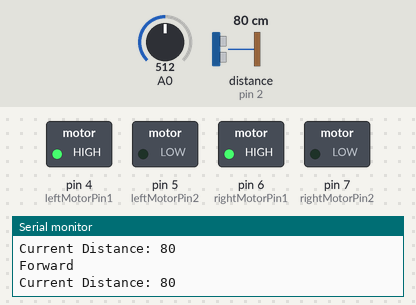
Simulated run of this sketch. Board: Arduino Uno, built with avr-gcc and run on an emulated ATmega328P. Shown: switched loads named in the sketch (green lamp = pin HIGH), the last lines printed to the serial monitor. Wiring (inferred from the names in the program): ultrasonic range finder: trigger pin 3; echo pin 2. The test bench sets the inputs (shaded band); at power-on: distance to the obstacle (sensor on pin 2) 80 cm, A0 = 512. The echo pulse lasts 58.3 µs per cm; random numbers use the default seed unless the sketch sets one; pins used as bus, display or sensor lines are not drawn.

Above: at 1.2 s.
1.3 s: distance to the obstacle (sensor on pin 2) set to 36 cm
4.3 s: distance to the obstacle (sensor on pin 2) set to 29 cm
At 5.4 s:
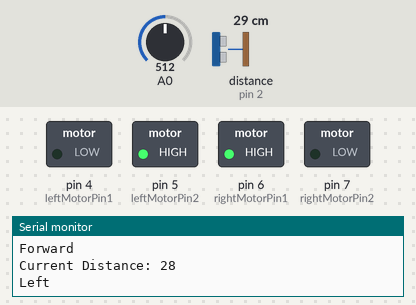
At 6.6 s:
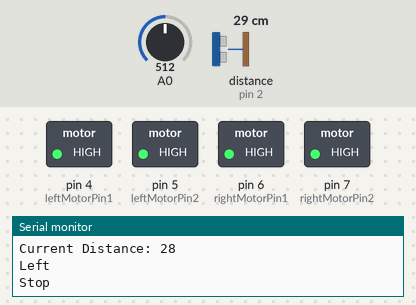
7.3 s: distance to the obstacle (sensor on pin 2) set to 17 cm
10.3 s: distance to the obstacle (sensor on pin 2) set to 14 cm
At 12.6 s:
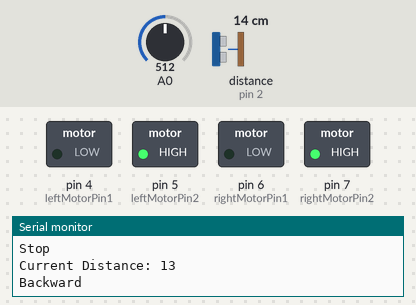
13.3 s: distance to the obstacle (sensor on pin 2) set to 18 cm
16.3 s: distance to the obstacle (sensor on pin 2) set to 2 cm
At 19.3 s:
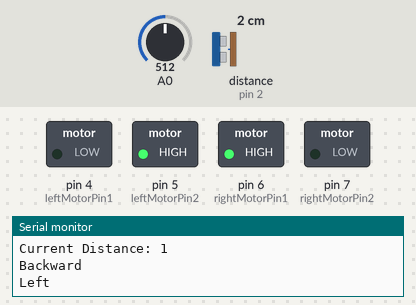
Timing chart, 0 to 20.3 s (numbered marks = the images above; inputs shaded):
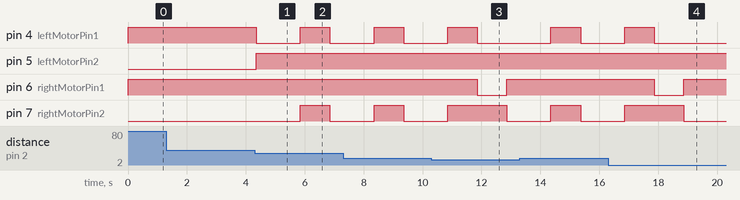

The sketch:

vovobot.ino
```cpp
// set to 1 to print to serial monitor, 0 to disable
#define DEBUG 1

// set to 1 to simulate movement (no signal for motors)
#define SIMULATION 0

// signal input of Dc motor driven plate
const int leftMotorPin1 = 4; // digital (yellow)
const int leftMotorPin2 = 5; // digital pwn (red)
const int rightMotorPin1 = 6; // digital pwm (green)
const int rightMotorPin2 = 7; // digital (blue)

// signal input&output for ultrasonic
const int ultrasonicEchoPin = 2; // digital
const int ultrasonicTrigPin = 3; // digital

boolean running = false;
int distance = 0;

void setup() {
  // initialize the serial communication:
  Serial.begin(9600);

  // set the ultrasonic pins
  pinMode(ultrasonicEchoPin, INPUT);
  pinMode(ultrasonicTrigPin, OUTPUT);

  // set the motor pins to be output pins
  pinMode(leftMotorPin1, OUTPUT);
  pinMode(leftMotorPin2, OUTPUT);
  pinMode(rightMotorPin1, OUTPUT);
  pinMode(rightMotorPin2, OUTPUT);
}

void loop() {
//  manualMode();
  autoMode();
}

void forward() {
  if (DEBUG) {
    Serial.println("Forward");
  }

  running = true;

  if (!SIMULATION) {
    // left motor forward
    digitalWrite(leftMotorPin1, HIGH);
    digitalWrite(leftMotorPin2, LOW);
    // right motor forward
    digitalWrite(rightMotorPin1, HIGH);
    digitalWrite(rightMotorPin2, LOW);
  }
}

void backward() {
  if (DEBUG) {
    Serial.println("Backward");
  }

  running = true;

  if (!SIMULATION) {
    // left motor backward
    digitalWrite(leftMotorPin1, LOW);
    digitalWrite(leftMotorPin2, HIGH);
    // right motor backward
    digitalWrite(rightMotorPin1, LOW);
    digitalWrite(rightMotorPin2, HIGH);

    delay(1000);
  }
}

void left() {
  if (DEBUG) {
    Serial.println("Left");
  }

  running = true;

  if (!SIMULATION) {
    // left motor backward
    digitalWrite(leftMotorPin1, LOW);
    digitalWrite(leftMotorPin2, HIGH);
    // right motor forward
    digitalWrite(rightMotorPin1, HIGH);
    digitalWrite(rightMotorPin2, LOW);

    delay(1500);

    stop();
  }
}

void right() {
  if (DEBUG) {
    Serial.println("Right");
  }

  running = true;

  if (!SIMULATION) {
    // left motor forward
    digitalWrite(leftMotorPin1, HIGH);
    digitalWrite(leftMotorPin2, LOW);
    // right motor backward
    digitalWrite(rightMotorPin1, LOW);
    digitalWrite(rightMotorPin2, HIGH);

    delay(1500);

    stop();
  }
}

void stop() {
  if (DEBUG) {
    Serial.println("Stop");
  }

  running = false;

  if (!SIMULATION) {
    digitalWrite(leftMotorPin1, HIGH);
    digitalWrite(leftMotorPin2, HIGH);
    digitalWrite(rightMotorPin1, HIGH);
    digitalWrite(rightMotorPin2, HIGH);

    delay(1000);
  }
}

/*
 * This mode allows the ARDUINO to receive and implement the following commands:
 * f – forward
 * b – backward
 * l – left
 * r – right
 * s – stop
 */
void manualMode() {
  char input;

  // check if data has been sent from the computer:
  if (Serial.available()) {
     // read the most recent character
    input = Serial.read();
    // switch based on the character
    switch(input) {
      case 'f':  // forward
        forward();
        break;
      case 'b' : // backward
        backward();
        break;
      case 'l' : // left
        left();
        break;
      case 'r' : // right
        right();
        break;
      case 's' : // stop
        stop();
        break;
      default: // if character not recognized
        stop();
        break;
    }
  }
}

void autoMode() {
  distance = getDistance(); // measure front distance
  if (DEBUG) {
    Serial.print("Current Distance: ");
    Serial.println(distance);
  }

  if (distance > 30) {
    forward();
  } else if (distance < 15) {
    backward();
    randomTurn();
  } else {
  // whichWay();
    randomTurn();
  }
}

/*
 * Measure distance, unit "cm".
 */
long getDistance() {
  long duration;
  //pinMode(ultrasonicTrigPin, OUTPUT);
  digitalWrite(ultrasonicTrigPin, LOW);
  delayMicroseconds(2);
  digitalWrite(ultrasonicTrigPin, HIGH);
  delayMicroseconds(5);
  digitalWrite(ultrasonicTrigPin, LOW);
  //pinMode(ultrasonicEchoPin, INPUT);
  duration = pulseIn(ultrasonicEchoPin, HIGH);

  return duration / 29 / 2;
}

/*
 * Turn left or right.
 */
void randomTurn() {
  long randomNumber;
  randomSeed(analogRead(0));
  randomNumber = random(0, 10);
  if (randomNumber > 5) {
    right();
  } else {
    left();
  }
}
```

Measured:
- the behaviour switches between 32 and 31 cm on distance to the obstacle (sensor on pin 2) (found by bisection; images 0 and 1)
- the behaviour switches between 16 and 15 cm on distance to the obstacle (sensor on pin 2) (found by bisection; images 2 and 3)
- after the input at 4.3 s, pin 4 (leftMotorPin1): HIGH → LOW after 0.05 s, → HIGH 1.5 s later, → LOW 1.0 s later; pin 5 (leftMotorPin2): LOW → HIGH after 0.05 s; pin 7 (rightMotorPin2): LOW → HIGH after 1.6 s, → LOW 1.0 s later
- after the input at 10.3 s, pin 6 (rightMotorPin1): HIGH → LOW after 1.6 s, → HIGH 1.0 s later
- after the input at 16.3 s, pin 6 (rightMotorPin1): HIGH → LOW after 1.6 s, → HIGH 1.0 s later
